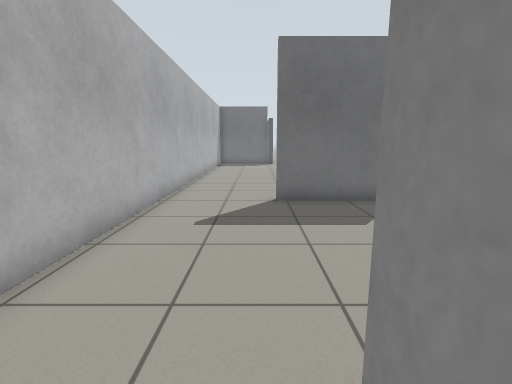
View 1 (above)

24 first-person views from a walk through a world built for the Gazebo simulator. The camera is 0.94 m above the floor, tilts 10° down and sees 85° across. The floor is counted in squares, 0.5 m on a side. Each view is taken from the middle of a square. On the plan, view 1 faces up. The plan holds only what a view shows up to about 16 squares ahead; the rest is blank. The place goes on beyond the plan.

View 2
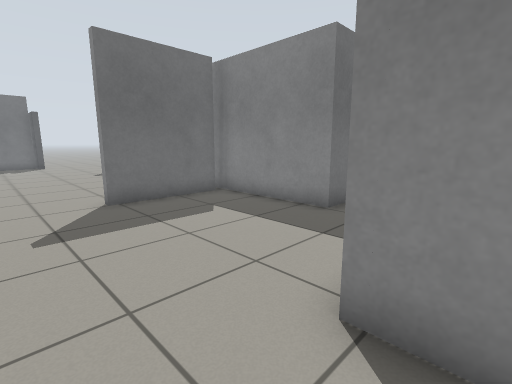

View 3
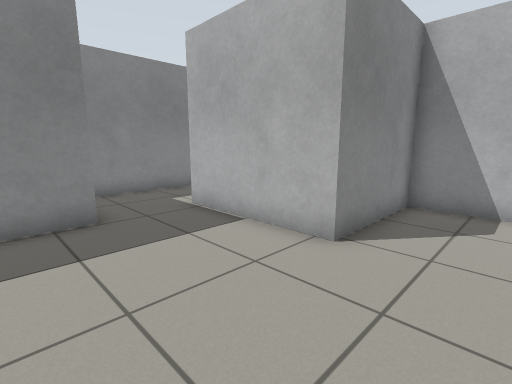

View 4
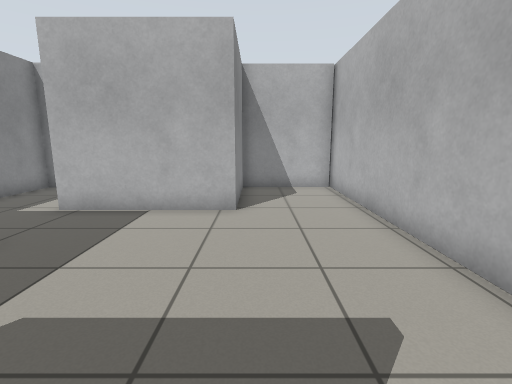

View 5
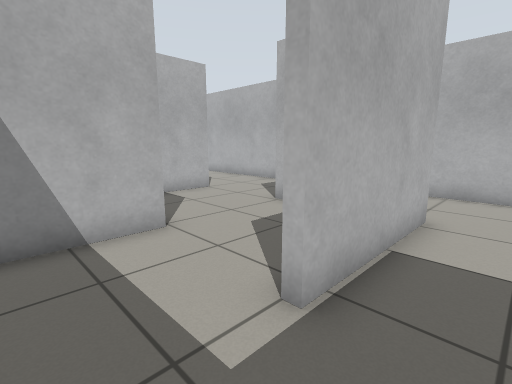

View 6
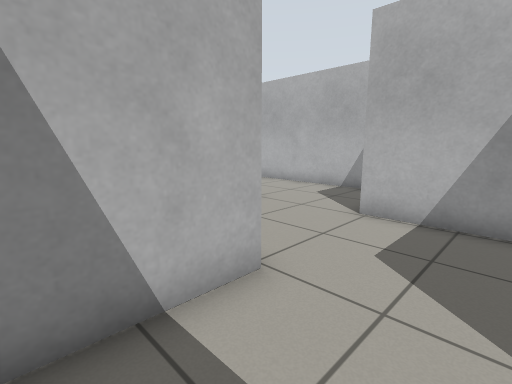

View 7
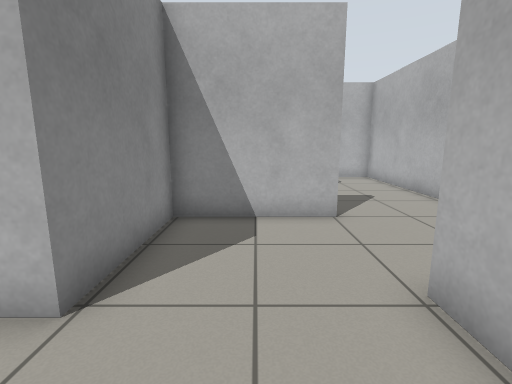

View 8
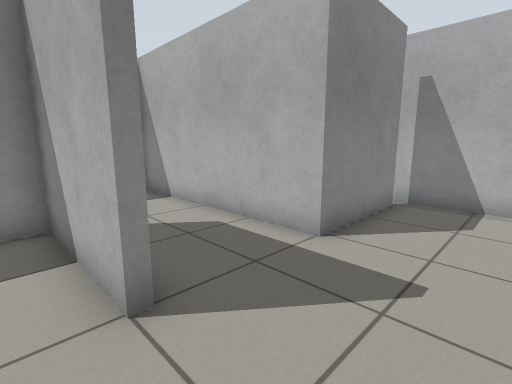

View 9
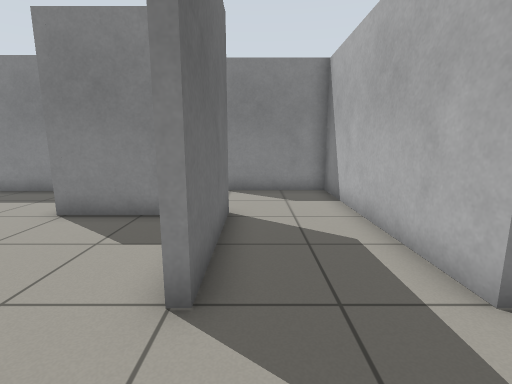

View 10
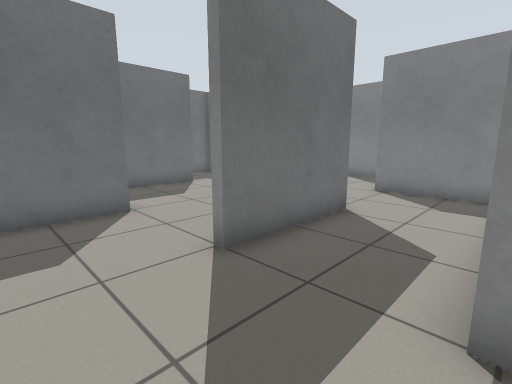

View 11
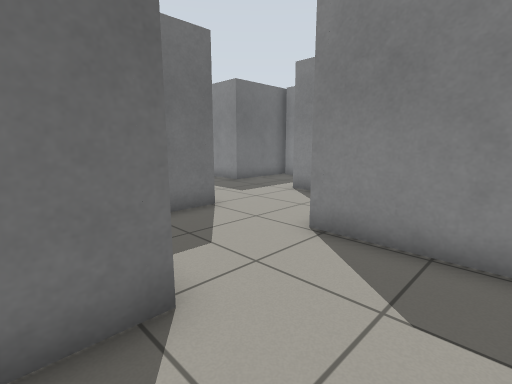

View 12
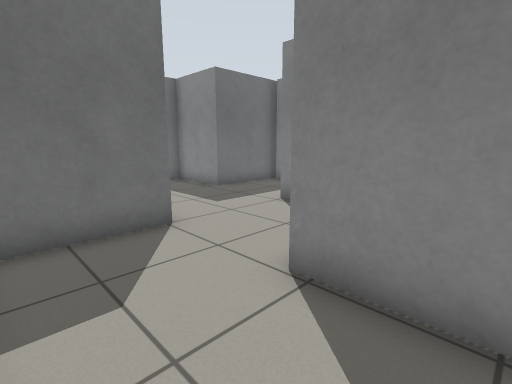

View 13
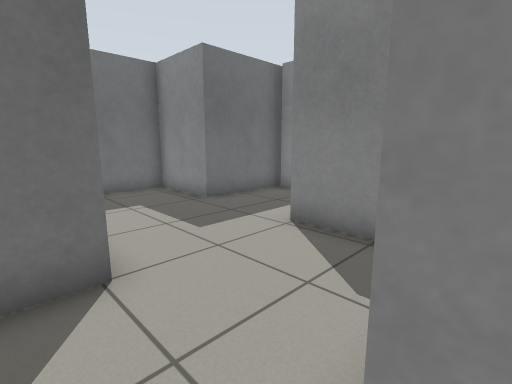

View 14
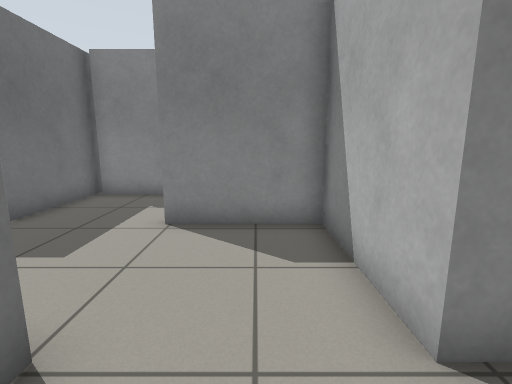

View 15
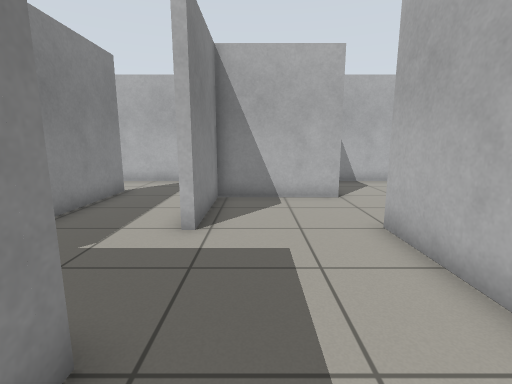

View 16
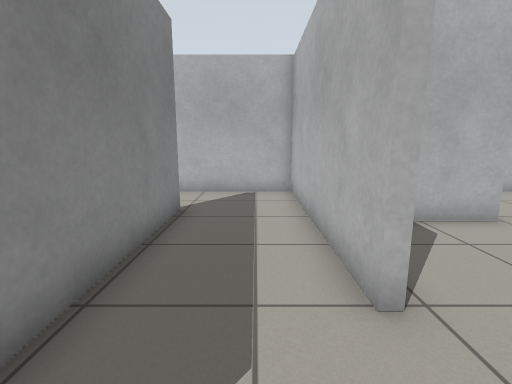

View 17
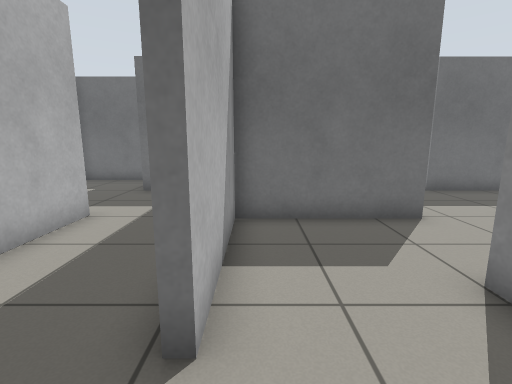

View 18
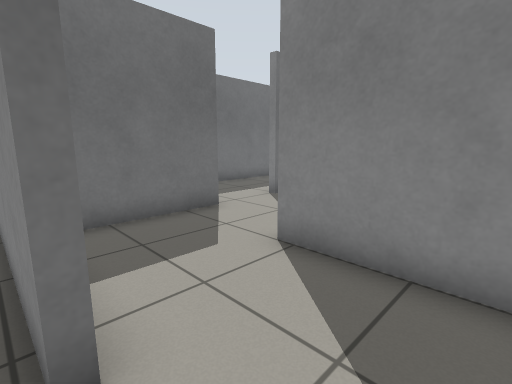

View 19
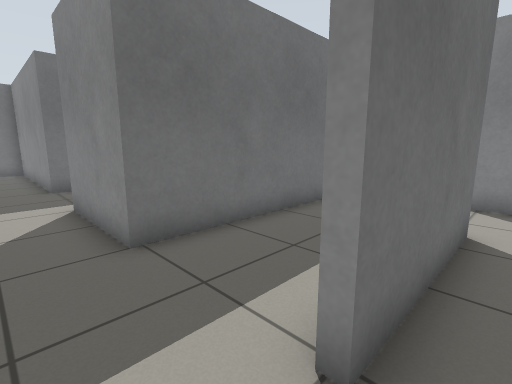

View 20
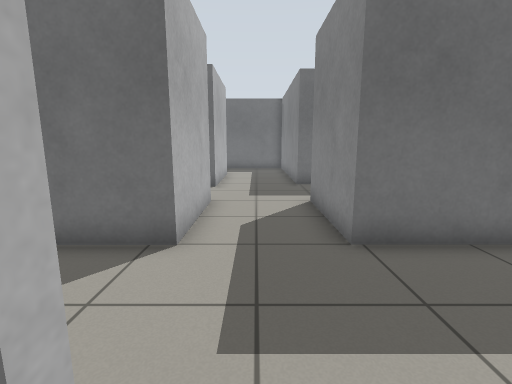

View 21
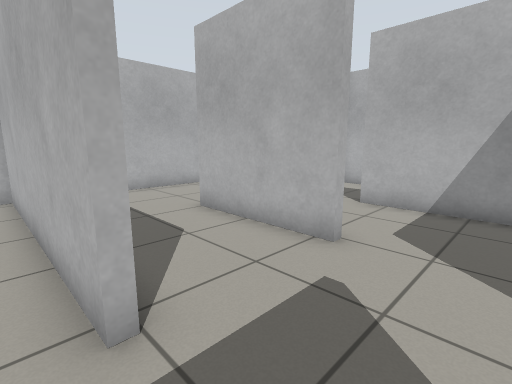

View 22
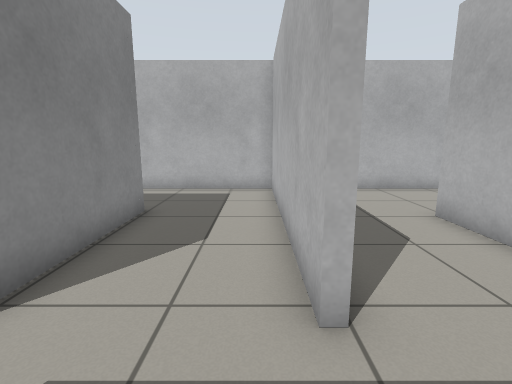

View 23
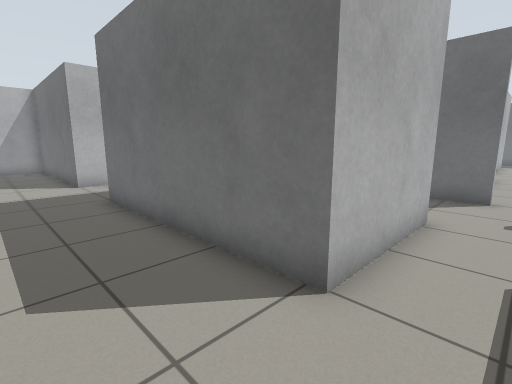

View 24
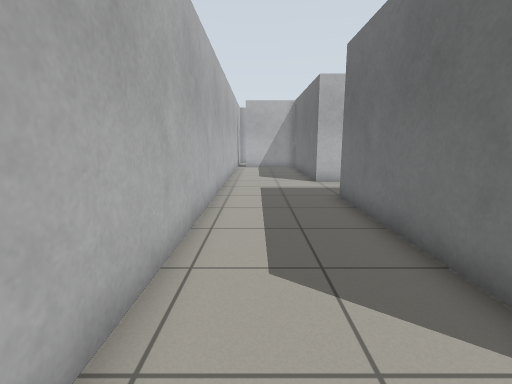

### Floor plan
Points are (right, up) in squares from view 1. A wall is a line through its corners. A room is listed if a view was taken in it or the views show most of it. See-through windows are left out.
Room 1 (views 1, 2, 3, 4)
walls: (5.1, 4.1) (5.1, 9.6); (4.7, 9) (0.6, 9) (0.6, 9.4); (-3.2, 9.5) (-3.2, -3.2); (-3.2, -2.8) (0.6, -2.8) (0.6, 1.3) (5.6, 1.3)
ways out: opening at (5, 2.5) to room 2; opening at (-1, 9)
Room 2 (view 5)
walls: (6.3, 4.1) (5.1, 4.1); (8.8, 0.5) (8.8, 3.2)
ways out: opening at (5, 2.5) to room 1; opening at (7, 1) to room 3
Room 3 (view 6)
walls: (5.1, -2.8) (8.8, -2.8) (8.8, 0.5)
ways out: opening at (7, 1) to room 2; opening at (5, -1) to room 4
Room 4 (view 7)
walls: (0.9, -0.1) (0.9, -3.2); (5.6, 1) (2.4, 1)
ways out: opening at (5, -1) to room 3; opening at (3, -3) to room 13
Room 5 (view 8)
walls: (-3.2, -5) (-3.2, -7.5); (0.9, -3.2) (-1.9, -3.2); (0.9, -7.3) (0.9, -7)
ways out: opening at (-1, -7) to room 6; opening at (1, -5) to room 13
Room 6 (views 9, 10, 11, 12, 13)
walls: (5.5, -7.3) (0.9, -7.3); (0.9, -14.9) (0.9, -10.8) (9.1, -10.8) (9.1, -6.6); (-3.2, -7.5) (-3.2, -15.4) (1.3, -15.4)
ways out: opening at (-1, -7) to room 5; opening at (7, -7) to room 7
Room 7 (view 14)
walls: (9.1, -3.2) (6, -3.2)
ways out: opening at (7, -7) to room 6; opening at (9, -5) to room 14
Room 8 (view 15)
walls: (14.5, 1) (13.5, 1) (13.5, 4.1) (9.3, 4.1); (9.1, 0.1) (9.1, -3.2); (13.3, -2.8) (13.6, -2.8)
ways out: opening at (14, -1) to room 9; opening at (11, -3) to room 14
Room 9 (views 16, 18)
walls: (17.2, -7.9) (17.2, 0.7); (13.6, -2.8) (13.6, -10.8) (17.4, -10.8); (17.8, 1) (14.5, 1)
ways out: opening at (14, -1) to room 8; opening at (17, -9) to room 10
Room 10 (view 17)
walls: (17.5, -6.4) (17.5, -7.9); (21, -10) (21, -6.5); (17.4, -10.8) (18.6, -10.8)
ways out: opening at (17, -9) to room 9; opening at (19, -7) to room 15
Room 11 (views 19, 20, 23, 24)
walls: (9.4, -9.8) (9.4, -11.1) (2.6, -11.1); (21.3, -6.5) (21.3, -11.1) (13.3, -11.1); (6.8, -15.4) (21.9, -15.4); (22.3, -3.2) (20.6, -3.2); (1.2, -12.2) (1.2, -13)
ways out: opening at (25, -5) to room 12; opening at (21, -5) to room 15; opening at (23.5, -3)
Room 12 (views 21, 22)
walls: (25.3, -6.5) (25.3, -15.1); (29.1, -11.6) (29.1, -7.1); (29.9, -3.2) (24.8, -3.2); (25.3, -15.4) (30.5, -15.4)
ways out: opening at (25, -5) to room 11; opening at (29, -5)
Room 13 (no view inside)
walls: (0.9, -7) (5.1, -7) (5.1, -2.8)
ways out: opening at (3, -3) to room 4; opening at (1, -5) to room 5
Room 14 (no view inside)
walls: (9.1, -6.6) (13.3, -6.6) (13.3, -2.8)
ways out: opening at (9, -5) to room 7; opening at (11, -3) to room 8
Room 15 (no view inside)
walls: (20.6, -3.2) (17.5, -3.2) (17.5, -6.4)
ways out: opening at (19, -7) to room 10; opening at (21, -5) to room 11

Where each view was taken, in squares from view 1:
view 1: 0 up, 0 right, facing up
view 2: 0 up, 2 left, facing up-right
view 3: 6 up, 2 left, facing down-right
view 4: 9 up, 0 right, facing down
view 5: 3 up, 8 right, facing down-left
view 6: 0 up, 8 right, facing down-left
view 7: 0 up, 3 right, facing down
view 8: 6 down, 2 left, facing down-right
view 9: 8 down, 2 left, facing right
view 10: 11 down, 2 left, facing up-right
view 11: 10 down, 4 right, facing up-right
view 12: 9 down, 6 right, facing up-right
view 13: 7 down, 8 right, facing up-right
view 14: 5 down, 7 right, facing right
view 15: 3 up, 12 right, facing down
view 16: 0 up, 15 right, facing down
view 17: 10 down, 18 right, facing up
view 18: 10 down, 17 right, facing up-right
view 19: 4 down, 23 right, facing up-right
view 20: 4 down, 23 right, facing up
view 21: 4 down, 26 right, facing down-left
view 22: 4 down, 26 right, facing down
view 23: 14 down, 23 right, facing up-left
view 24: 14 down, 23 right, facing left
